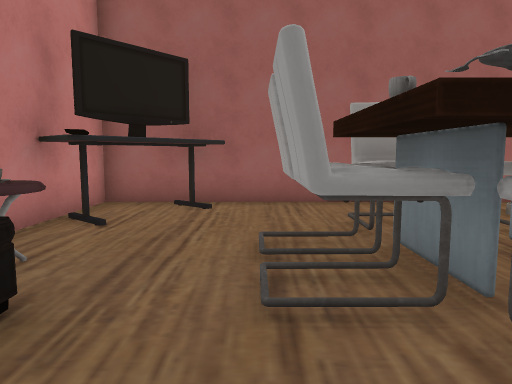
View 1 (above)

12 first-person views from a walk through a 3-D level made in the Unity game engine. The camera is 1.5 m above the floor, tilts 6° down and sees 70° across. The floor is counted in squares, 1.34 m on a side. Each view is taken from the middle of a square. On the plan, view 1 faces up. The plan holds only what a view shows up to about 14 squares ahead; the rest is blank. The player character is not drawn. Some surface patterns are stand-ins.

View 2
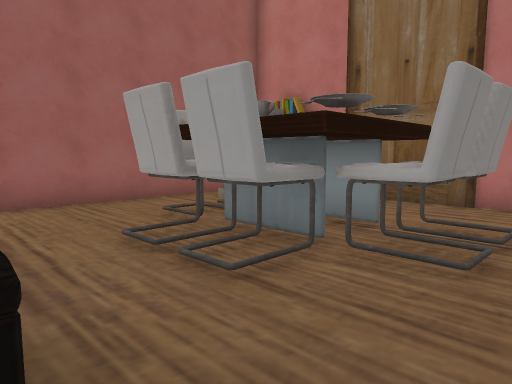

View 3
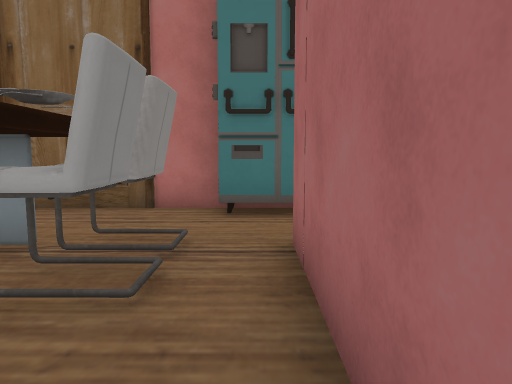

View 4
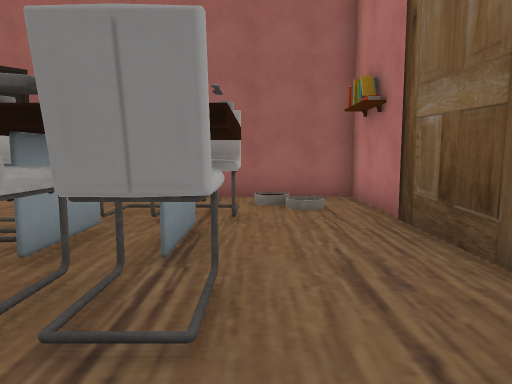

View 5
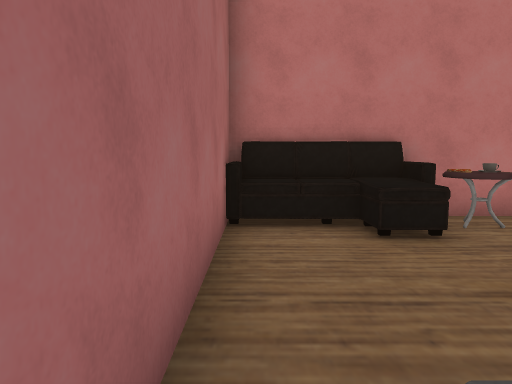

View 6
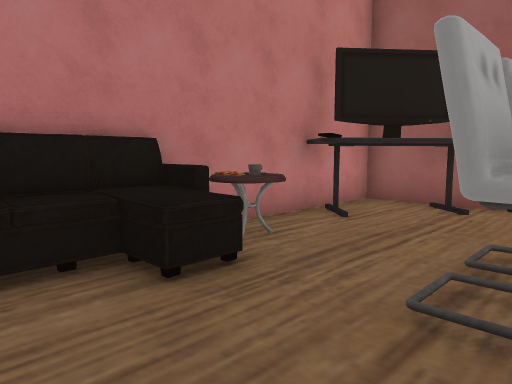

View 7
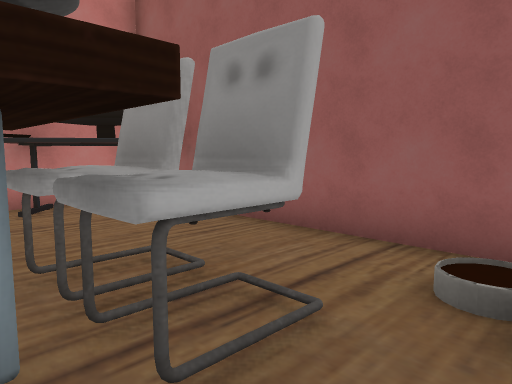

View 8
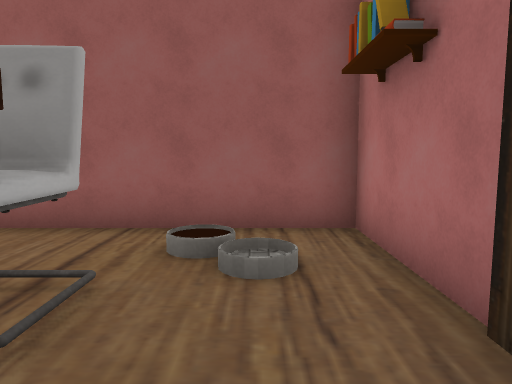

View 9
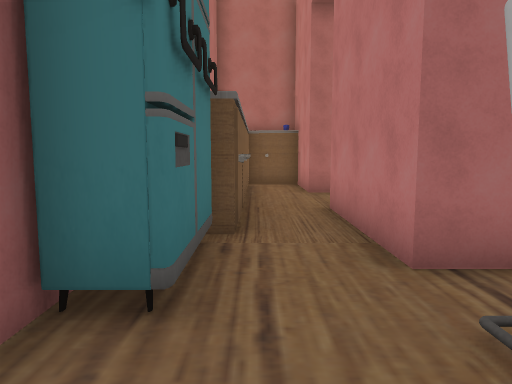

View 10
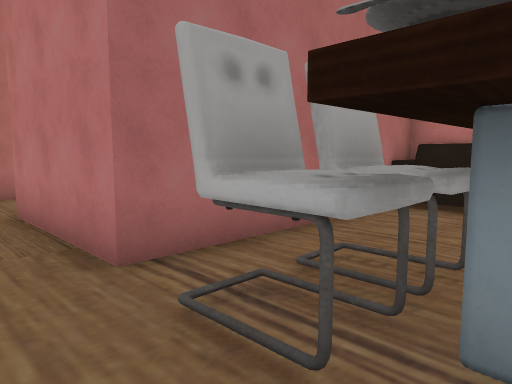

View 11
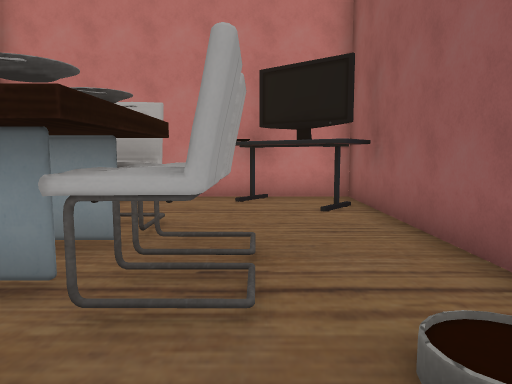

View 12
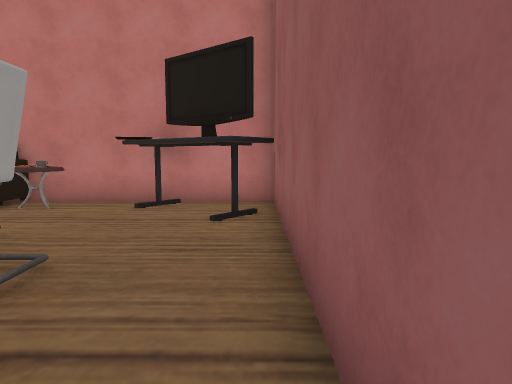

### Floor plan
Key: @ floor where view 1 was taken; # wall or solid block; . floor; O other object.
Columns run from 4 left of view 1 to 7 right of it. Each row starts with its distance up from view 1.
  9 ############
  8 ###........#
  7 # OO....O..#
  6 #O....OO...#
  5 #.....OO...#
  4 #O..OO##...#
  3 #OO.OOO#...#
  2 #OO...O#...#
  1 #O....OO...#
  0 #O..@.....O#
 -1 ########..##
 -2        #..#
 -3        #.O
 -4        #.O
 -5        ...
 -6        ..O
 -7        ..O
 -8        #..
 -9        #.O
-10        #O#

Where each view was taken, in squares from view 1:
view 1: 0 up, 0 right, facing up
view 2: 0 up, 2 left, facing up-right
view 3: 0 up, 1 left, facing right
view 4: 1 down, 4 right, facing up
view 5: 0 up, 3 right, facing left
view 6: 0 up, 1 right, facing up-left
view 7: 4 up, 5 right, facing up-left
view 8: 3 up, 5 right, facing up
view 9: 3 up, 5 right, facing down
view 10: 3 up, 5 right, facing down-left
view 11: 6 up, 6 right, facing left
view 12: 8 up, 5 right, facing left
